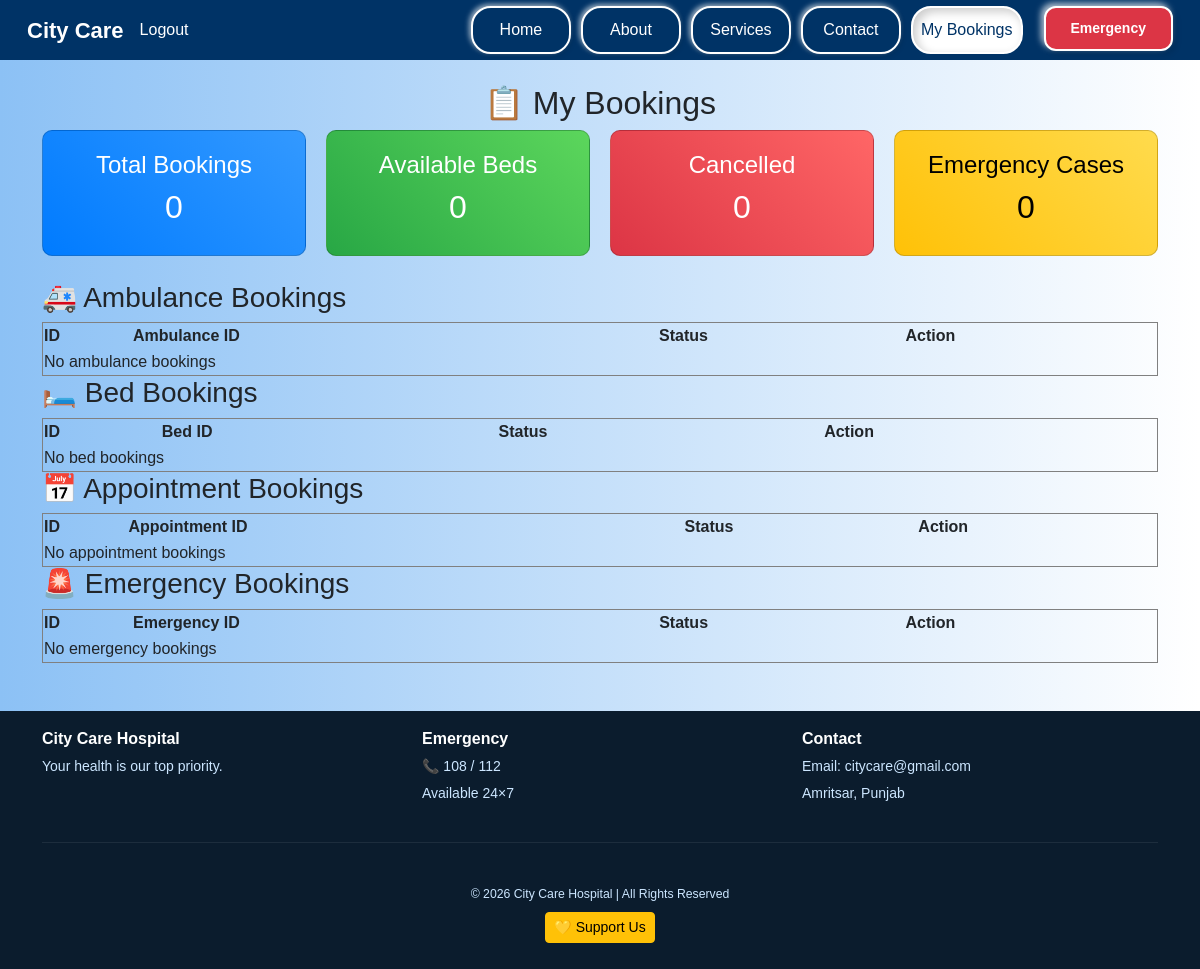
Before: /my_bookings (signed in) with the older database file.
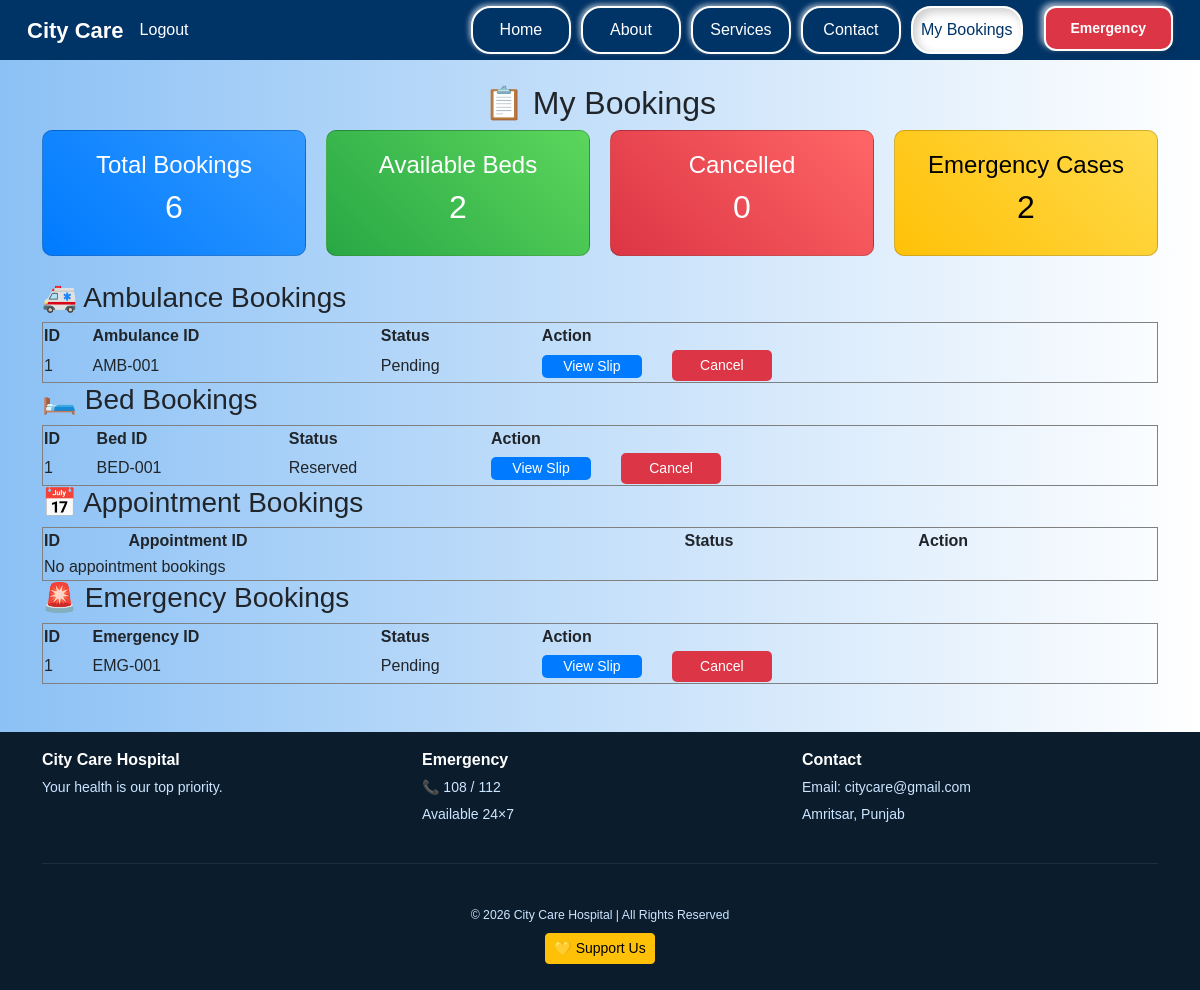
After: the same page with the newer database file.
### main.py (models this page shows)
class AmbulanceRequest(db.Model):
    id = db.Column(db.Integer, primary_key=True)
    ambulance_id = db.Column(db.String(20))
    patient_id = db.Column(db.String(20))
    patient_name = db.Column(db.String(100), nullable=False)
    contact_number = db.Column(db.String(20), nullable=False)
    pickup_location = db.Column(db.String(200), nullable=False)
    emergency_type = db.Column(db.String(100), nullable=False)
    request_time = db.Column(db.DateTime, default=db.func.current_timestamp())
    status = db.Column(db.String(50), default="Pending")
    user_id = db.Column(db.Integer, db.ForeignKey('user.id'))

class BedBooking(db.Model):
    id = db.Column(db.Integer, primary_key=True)
    bed_id= db.Column(db.String(20))
    patient_id = db.Column(db.String(20))   # link
    patient_name = db.Column(db.String(100))   # ✅ ADD THIS
    contact_number = db.Column(db.String(20))  # ✅ ADD THIS
    bed_type = db.Column(db.String(50))
    admission_date = db.Column(db.Date)
    status = db.Column(db.String(50), default="Reserved")
    user_id = db.Column(db.Integer, db.ForeignKey('user.id'))
    emergency_type=db.Column(db.String(50))
    is_available = db.Column(db.Boolean,default=True)

class EmergencyRequest(db.Model):
    id = db.Column(db.Integer, primary_key=True)
    emergency_id = db.Column(db.String(20), unique=True)
    user_id = db.Column(db.Integer, db.ForeignKey('user.id'))
    emergency_code = db.Column(db.String(20))
    patient_id = db.Column(db.String(50), nullable=False)
    patient_name = db.Column(db.String(100), nullable=False)
    dob = db.Column(db.Date, nullable=False)
    blood_group = db.Column(db.String(10), nullable=True)
    medical_history = db.Column(db.Text, nullable=False)
    guardian_name = db.Column(db.String(100), nullable=False)
    relation = db.Column(db.String(50), nullable=False)
    contact_number = db.Column(db.String(15), nullable=False)
    email = db.Column(db.String(100), nullable=False)
    address = db.Column(db.Text, nullable=False)
    insurance_provider = db.Column(db.String(500), nullable=True)
    policy_number = db.Column(db.String(100), nullable=True)
    insurance_file = db.Column(db.String(500), nullable=True)
    reason = db.Column(db.String(100), nullable=False)
    status = db.Column(db.String(20), default="Pending")
    submitted_at = db.Column(db.DateTime, default=datetime.utcnow)

### main.py (the view)
@app.route('/my_bookings')
@login_required
def my_bookings():
    user_id = session['user_id']
    patient = Patient.query.filter_by(user_id=user_id).first()
    ambulance_bookings = []
    bed_bookings = []
    appointments = []
    emergencies = EmergencyRequest.query.filter_by(
        user_id=user_id
    ).all()
    if patient:
        ambulance_bookings = AmbulanceRequest.query.filter_by(patient_id=patient.patient_id).all()
        bed_bookings = BedBooking.query.filter_by(patient_id=patient.patient_id).all()
        appointments = Appointment.query.filter_by(patient_id=patient.patient_id).all()
    total_ambulance = AmbulanceRequest.query.count()
    total_bed = BedBooking.query.count()
    total_appointment = Appointment.query.count()
    total_emergency = EmergencyRequest.query.count()
    cancelled_ambulance = AmbulanceRequest.query.filter_by(status="Cancelled").count()
    cancelled_bed = BedBooking.query.filter_by(status="Cancelled").count()
    cancelled_appointment = Appointment.query.filter_by(status="Cancelled").count()
    cancelled_emergency = EmergencyRequest.query.filter_by(status="Cancelled").count()
    available_beds = BedBooking.query.filter_by(is_available=True).count()
    return render_template(
        'my_bookings.html',
        ambulance_bookings=ambulance_bookings,
        bed_bookings=bed_bookings,
        appointments=appointments,
        emergencies=emergencies,
        total_ambulance=total_ambulance,
        total_bed=total_bed,
        total_appointment=total_appointment,
        total_emergency=total_emergency,
        cancelled_ambulance=cancelled_ambulance,
        cancelled_bed=cancelled_bed,
        cancelled_appointment=cancelled_appointment,
        cancelled_emergency=cancelled_emergency,
        available_beds=available_beds
    )

### main.py (called while the page is built)
def login_required(f):
    @wraps(f)
    def decorated_function(*args, **kwargs):
        if 'user_id' not in session:
            flash("Please log in first!", "login_error")
            return redirect(url_for('login'))
        return f(*args, **kwargs)
    return decorated_function

### templates/my_bookings.html (shortened to what the changed rows need)
{% extends "base.html" %}
{% block content %}
<link rel="stylesheet" href="{{ url_for('static', filename='css/style.css') }}">
<h2 style="text-align:center;">📋 My Bookings</h2>
<div class="dashboard-cards">
    <div class="card blue">
        <h4>Total Bookings</h4>
        <h2>{{ total_ambulance + total_bed + total_appointment + total_emergency }}</h2>
    </div>
    <div class="card green">
        <h4>Available Beds</h4>
        <h2>{{ available_beds }}</h2>
    </div>
    <div class="card red">
        <h2>{{ cancelled_ambulance + cancelled_bed + cancelled_appointment + cancelled_emergency }}</h2>
    </div>
    <div class="card yellow">
        <h4>Emergency Cases</h4>
        <h2>{{ total_emergency }}</h2>
    </div>
</div>
<table border="1" width="100%">
    <tr>
        <th>ID</th>
        <th>Ambulance ID</th>
        <th>Status</th>
        <th>Action</th>
    </tr>
    {% for a in ambulance_bookings %}
    <tr>
        <td>{{ a.id }}</td>
        <td>{{ a.ambulance_id }}</td>
        <td>{{ a.status }}</td>
        <td class="action-cell">
            <form action="{{ url_for('ambulance_slip', id=a.id) }}" method="GET">
                 <button type="submit" class="view-btn">
                 View Slip
                </button>
            </form>
            {% if a.status != "Cancelled" %}
                <form action="{{ url_for('cancel_ambulance', id=a.id) }}" method="POST" style="display:inline;">
                    <button type="submit" class="cancel-btn"
                        onclick="return confirm('Are you sure you want to cancel booking?')">
                        Cancel
                    </button>
                </form>
            {% else %}
                <span class="cancelled-text">Cancelled</span>
            {% endif %}
        </td>
    </tr>
    {% else %}
    <tr>
        <td colspan="4">No ambulance bookings</td>
    </tr>
    {% endfor %}
</table>
<table border="1" width="100%">
    <tr>
        <th>ID</th>
        <th>Bed ID</th>
        <th>Status</th>
        <th>Action</th>
    </tr>
    {% for b in bed_bookings %}
    <tr>
        <td>{{ b.id }}</td>
        <td>{{ b.bed_id }}</td>
        <td>{{ b.status }}</td>
        <td class="action-cell">
            <form action="{{ url_for('bed_slip', id=b.id) }}" method="GET">
                <button type="submit" class="view-btn">
                    View Slip
                </button>
            </form>
            {% if b.status != "Cancelled" %}
                <form action="{{ url_for('cancel_bed', id=b.id) }}" method="POST">
                    <button type="submit" class="cancel-btn"
                        onclick="return confirm('Are you sure you want to cancel booking?')">
                        Cancel
                    </button>
                </form>
            {% else %}
                <span class="cancelled-text">Cancelled</span>
            {% endif %}
        </td>
    </tr>
    {% else %}
    <tr><td colspan="4">No bed bookings</td></tr>
    {% endfor %}
</table>
<table border="1" width="100%">
    <tr>
        <th>ID</th>
        <th>Appointment ID</th>
        <th>Status</th>
        <th>Action</th>
    </tr>
</table>
<table border="1" width="100%">
    <tr>
        <th>ID</th>
        <th>Emergency ID</th>
        <th>Status</th>
        <th>Action</th>
    </tr>
    {% for e in emergencies %}
    <tr>
        <td>{{ e.id }}</td>
        <td>{{ e.emergency_code }}</td>
        <td>{{ e.status }}</td>
        <td class="action-cell">
            <form action="{{ url_for('emergency_slip', id=e.id) }}" method="GET">
                <button type="submit" class="view-btn">
                    View Slip
                </button>
            </form>
            {% if e.status != "Cancelled" %}
                <form action="{{ url_for('cancel_emergency', id=e.id) }}" method="POST">
                    <button type="submit" class="cancel-btn"
                        onclick="return confirm('Are you sure you want to cancel emergency submission?')">
                        Cancel
                    </button>
                </form>
            {% else %}
                <span class="cancelled-text">Cancelled</span>
            {% endif %}
        </td>
    </tr>
    {% else %}
    <tr><td colspan="4">No emergency bookings</td></tr>
    {% endfor %}
</table>
{% endblock %}

Changed rows visible on the page:
added AmbulanceRequest: id "1", ambulance_id "AMB-001", status "Pending"
added BedBooking: id "1", bed_id "BED-001", status "Reserved"
added EmergencyRequest: id "1", emergency_code "EMG-001", status "Pending"
Other visible differences:
{{ total_ambulance + total_bed + total_appointment + total_emergency }}: "0" → "6"
{{ available_beds }}: "0" → "2"
{{ total_emergency }}: "0" → "2"
text no longer shown: "No ambulance bookings No bed bookings No emergency bookings"
